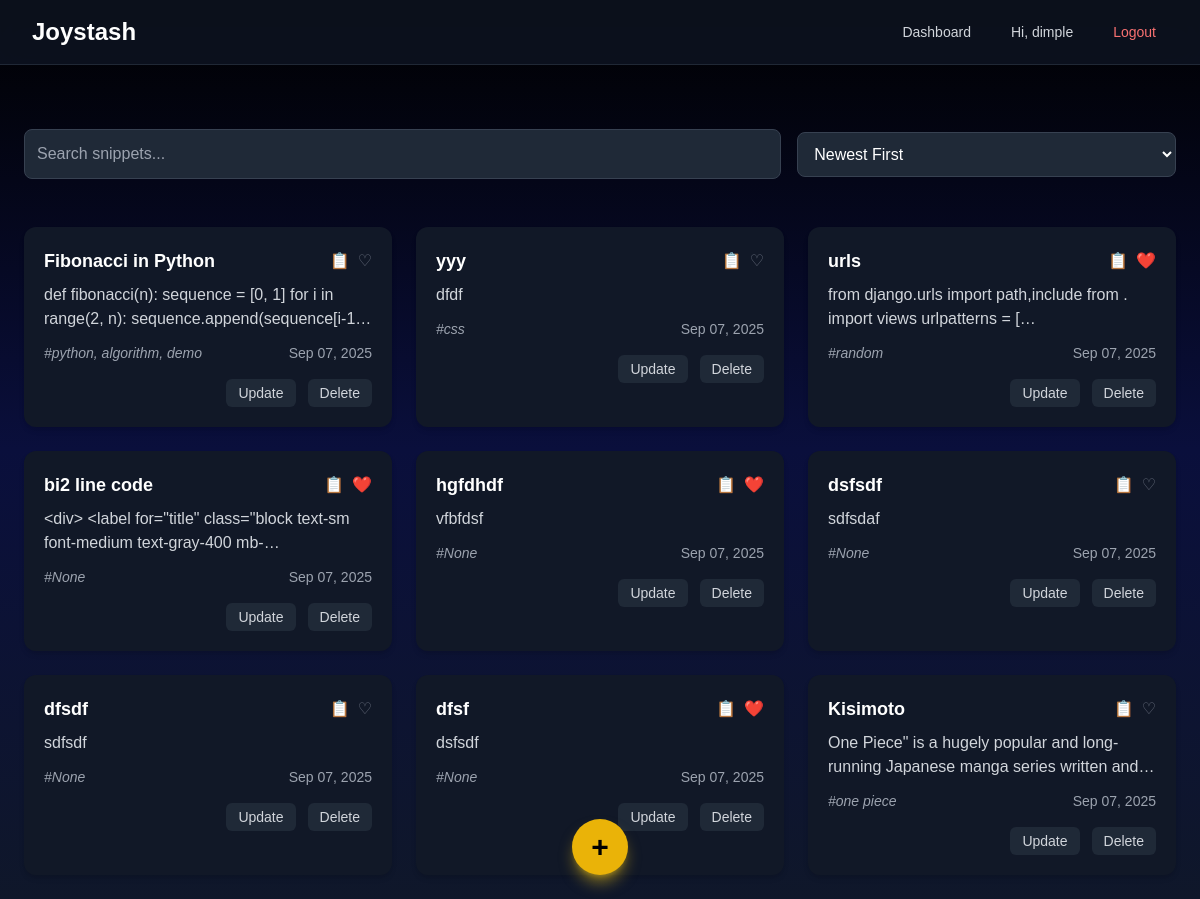
The app's page /option/snippets/ (signed in) with its own data.
### CRUD/models.py (models this page shows, shortened)
class Snippet(models.Model):
    SNIPPET_TYPES = [
        ("code", "Code"),
        ("note", "Note"),
        ("link", "Link"),
        ("idea", "Idea"),
    ]
    user = models.ForeignKey(User, on_delete=models.CASCADE, related_name="snippets")
    snippet_type = models.CharField(max_length=10, choices=SNIPPET_TYPES, default="code")
    title = models.CharField(max_length=200)
    content = models.TextField()  # code, note, link, or idea
    language = models.CharField(max_length=50, blank=True, null=True)  # only used if type == code
    created_at = models.DateTimeField(auto_now_add=True)
    updated_at = models.DateTimeField(auto_now=True)
    is_favorite = models.BooleanField(default=False)
    tags = models.CharField(max_length=200, blank=True,null=True)

### CRUD/views.py (the view)
# urls.py: path('snippets/', views.snippet_list, name='snippet_list'),
@login_required
def snippet_list(request):
    snippets = Snippet.objects.filter(user=request.user).order_by('-created_at')
    return render(request, 'CRUD/home.html', {'snippets': snippets})

### CRUD/templates/CRUD/home.html (shortened to what this page needs)
{% extends "base.html" %}
{% block nav_links %}
 <div class="hidden md:block">
        <div class="ml-10 flex items-baseline space-x-4">
          <a href="{% url "dashboard" %}" class="text-gray-300 hover:bg-gray-700 hover:text-white px-3 py-2 rounded-md text-sm font-medium">Dashboard</a>
          {% if user.is_authenticated %}
          <span class="text-gray-300 px-3 py-2 text-sm">Hi, {{ user.username }}</span>
          <a href="{% url "logoutpage" %}" class="text-red-400 hover:bg-red-700 hover:text-white px-3 py-2 rounded-md text-sm font-medium">Logout</a>
          {% else %}
          <a href="{% url "loginpage" %}" class="text-blue-400 hover:bg-blue-700 hover:text-white px-3 py-2 rounded-md text-sm font-medium">Login</a>
          <a href="{% url "register" %}" class="text-blue-400 hover:bg-blue-700 hover:text-white px-3 py-2 rounded-md text-sm font-medium">Register</a>
          {% endif %}
        </div>
      </div>
{% endblock nav_links %}
{% block hero %}
<div class="flex flex-col sm:flex-row justify-between items-center mb-6 gap-3 sm:gap-4 px-6">
    <input
        type="text"
        id="snippetSearch"
        placeholder="Search snippets..."
        class="w-full sm:w-2/3 p-3 rounded-lg bg-gray-800 text-white border border-gray-700 focus:ring-2 focus:ring-blue-500 transition"
    />
    <select
        id="orderBy"
        class="w-full sm:w-1/3 p-3 rounded-lg bg-gray-800 text-white border border-gray-700 focus:ring-2 focus:ring-blue-500 transition"
    >
        <option value="newest">Newest First</option>
    </select>
</div>
<div class="grid grid-cols-1 sm:grid-cols-2 lg:grid-cols-3 gap-6 p-6" id="snippetsGrid">
    {% for snippet in snippets %}
    <div class="bg-gray-900 text-white rounded-xl shadow-md p-5 transition transform hover:-translate-y-1 hover:shadow-xl hover:border hover:border-sky-400 cursor-pointer" data-favorite="{{ snippet.is_favorite }}" data-created="{{ snippet.created_at|date:'U' }}">
        <a href="{% url 'snippet_detail' snippet.id %}" class="block text-inherit no-underline">
            <div class="flex justify-between items-center mb-2">
                <h2 class="text-lg font-bold">{{ snippet.title }}</h2>
                <div class="flex items-center space-x-2">
                    <button type="button" onclick="event.stopPropagation(); copyToClipboard(this, `{{ snippet.content|escapejs }}`)" class="text-gray-400 hover:text-yellow-400 transition-transform duration-150">
                        📋
                    </button>
                    <form method="post" action="{% url 'toggle_favorite' snippet.id %}" onClick="event.stopPropagation();">
                        <button type="submit">
                            {% if snippet.is_favorite %}
                                <span class="text-red-500">❤️</span>
                            {% else %}
                                <span class="text-gray-500 hover:text-red-400">♡</span>
                            {% endif %}
                        </button>
                    </form>
                </div>
            </div>
            <p class="text-gray-300 mb-3 line-clamp-2">{{ snippet.content }}</p>
            <div class="flex justify-between items-center text-sm text-gray-400">
                <span class="italic">#{{ snippet.tags }}</span>
                <span>{{ snippet.created_at|date:"M d, Y" }}</span>
            </div>
        </a>
        <div class="mt-4 flex justify-end space-x-3">
            <a href="{% url 'snippet_update' snippet.id %}" class="px-3 py-1 bg-gray-800 text-gray-300 rounded-md hover:bg-gray-700 hover:text-white transition text-sm font-medium" data-snippet-id="{{ snippet.id }}" onClick="event.stopPropagation();">Update</a>
            <a href="{% url 'snippet_delete' snippet.id %}" class="px-3 py-1 bg-gray-800 text-gray-300 rounded-md hover:bg-red-700 hover:text-white transition text-sm font-medium" onClick="event.stopPropagation();">Delete</a>
        </div>
    </div>
    {% empty %}
    <p class="text-gray-400">No snippets available.</p>
    {% endfor %}
</div>
<div class="fixed bottom-6 left-1/2 transform -translate-x-1/2">
    <a href="{% url 'snippet_create' %}" class="bg-yellow-500 hover:bg-yellow-600 text-black text-3xl font-bold w-14 h-14 flex items-center justify-center rounded-full shadow-lg shadow-yellow-400/50 transition">
        +
    </a>
</div>
{% endblock hero %}

### static/css/homestyle.css (style rules this page uses)
body { font-family: Arial, sans-serif; background-color: #f9fafb; color: #111827; margin: 0; padding: 0; background-size: cover; background-position: center; }

### records on screen
Snippet: title "Fibonacci in Python", content "def fibonacci(n): sequence = [0, 1] for i in range(2, n):…", tags "python, algorithm, demo", created_at "Sep 07, 2025"
Snippet: title "yyy", content "dfdf", tags "css", created_at "Sep 07, 2025"
Snippet: title "urls", content "from django.urls import path,include from . import views urlpatterns =…", tags "random", created_at "Sep 07, 2025"
Snippet: title "bi2 line code", content "<div> <label for=\"title\" class=\"block text-sm font-medium…", tags "None", created_at "Sep 07, 2025"
Snippet: title "hgfdhdf", content "vfbfdsf", tags "None", created_at "Sep 07, 2025"
Snippet: title "dsfsdf", content "sdfsdaf", tags "None", created_at "Sep 07, 2025"
Snippet: title "dfsdf", content "sdfsdf", tags "None", created_at "Sep 07, 2025"
Snippet: title "dfsf", content "dsfsdf", tags "None", created_at "Sep 07, 2025"
Snippet: title "Kisimoto", content "One Piece\" is a hugely popular and long-running Japanese manga series written…", tags "one piece", created_at "Sep 07, 2025"

### other values on screen
{{ user.username }} "dimple"
